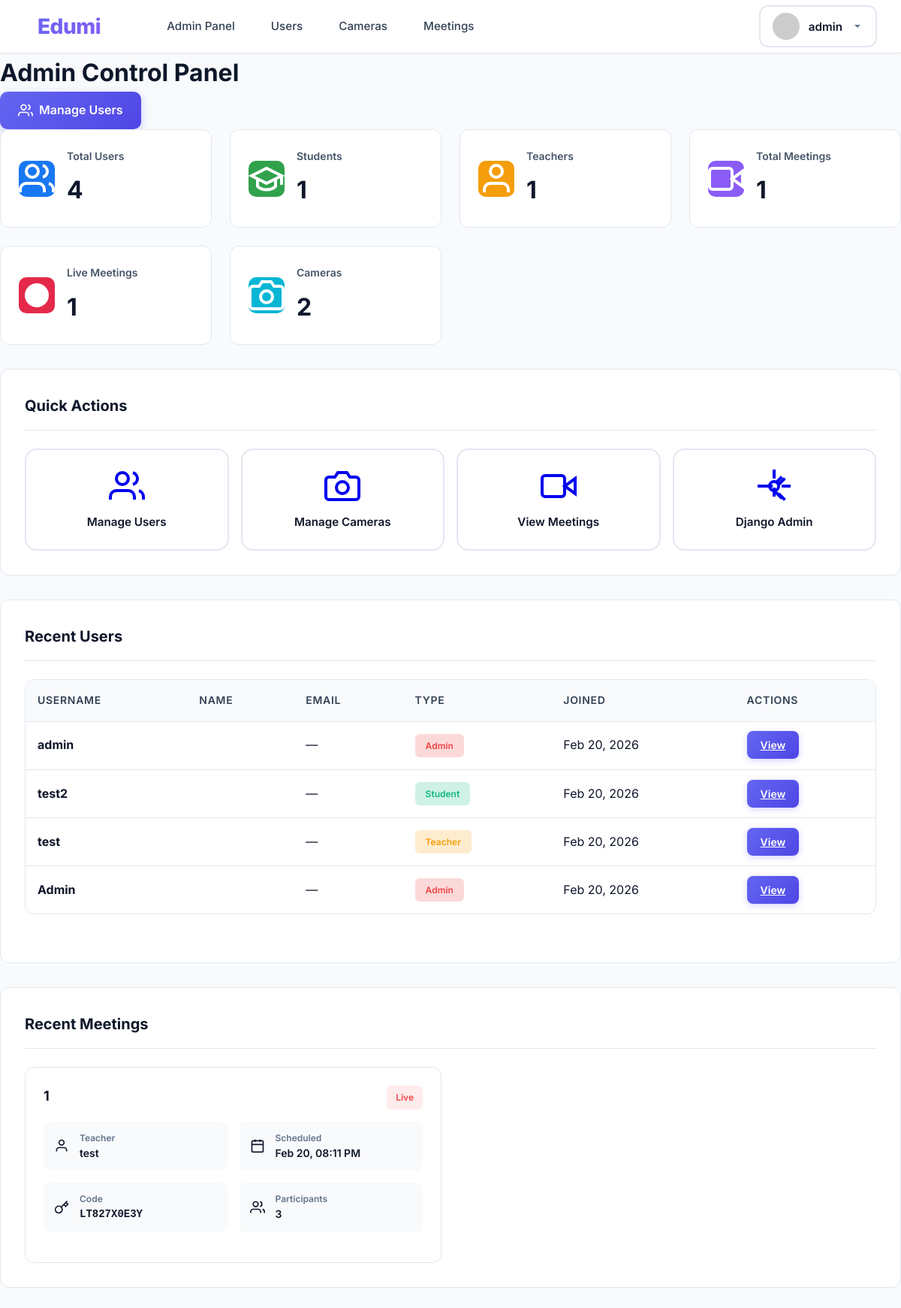
The app's page /accounts/admin-panel/ (signed in), older data.
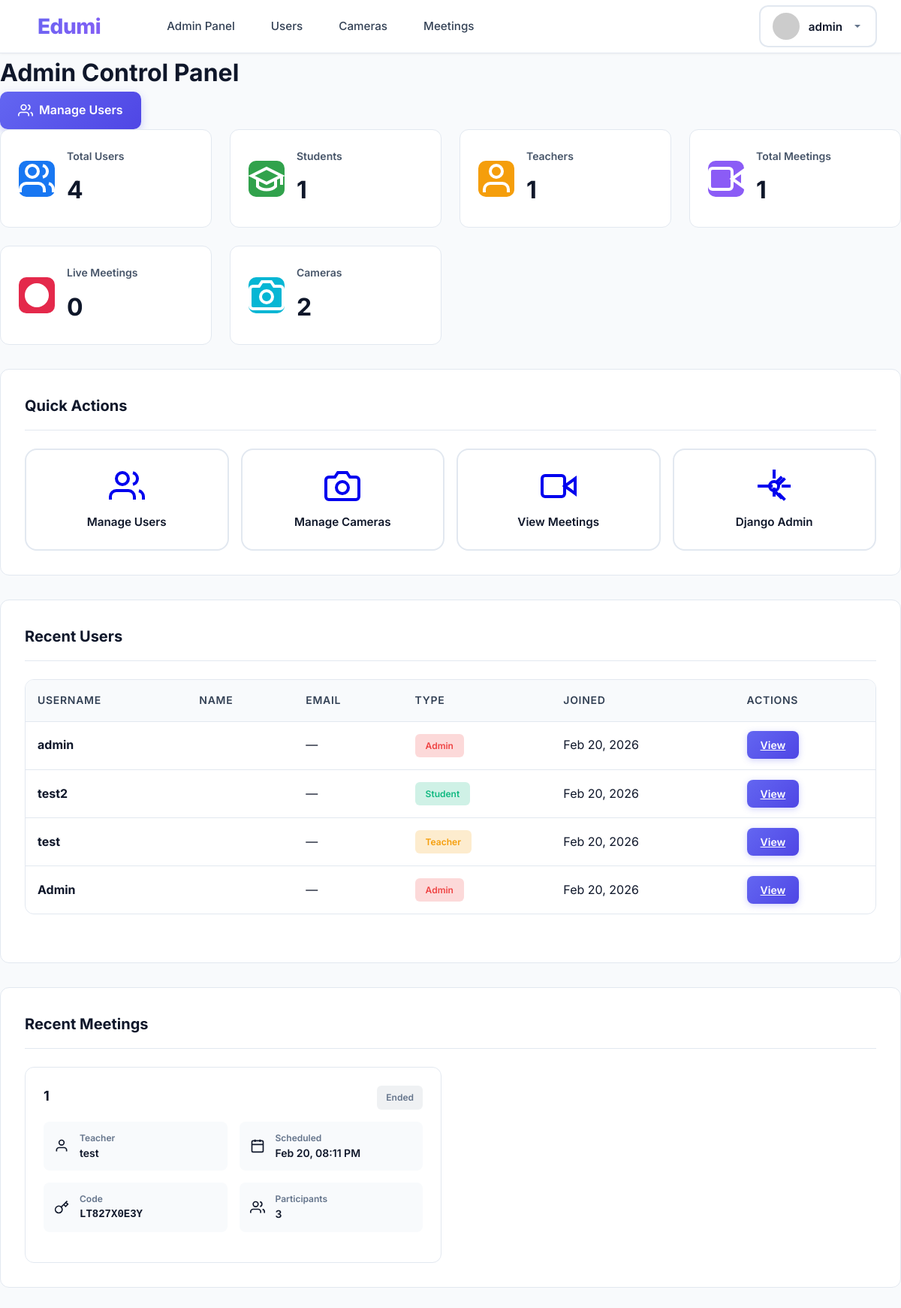
The same page, newer data.
### accounts/models.py (models this page shows, shortened)
class UserProfile(models.Model):
    USER_TYPE_CHOICES = (
        ('student', 'Student'),
        ('teacher', 'Teacher'),
    )
    user = models.OneToOneField(User, on_delete=models.CASCADE)
    user_type = models.CharField(max_length=10, choices=USER_TYPE_CHOICES)
    bio = models.TextField(blank=True, null=True)
    phone = models.CharField(max_length=20, blank=True, null=True)
    date_of_birth = models.DateField(blank=True, null=True)
    address = models.TextField(blank=True, null=True)
    profile_picture = models.CharField(max_length=500, blank=True, null=True, default='https://ui-avatars.com/api/?name=User&background=1877f2&color=fff&size=200')
    student_id = models.CharField(max_length=20, blank=True, null=True)
    grade = models.CharField(max_length=20, blank=True, null=True)
    enrollment_date = models.DateField(blank=True, null=True)
    employee_id = models.CharField(max_length=20, blank=True, null=True)
    department = models.CharField(max_length=100, blank=True, null=True)
    specialization = models.CharField(max_length=200, blank=True, null=True)
    join_date = models.DateField(blank=True, null=True)
    linkedin = models.URLField(blank=True, null=True)
    twitter = models.URLField(blank=True, null=True)
    website = models.URLField(blank=True, null=True)
    created_at = models.DateTimeField(auto_now_add=True, null=True)
    updated_at = models.DateTimeField(auto_now=True)

### meetings/models.py (models this page shows, shortened)
class Meeting(models.Model):
    STATUS_CHOICES = [
        ('scheduled', 'Scheduled'),
        ('live', 'Live'),
        ('ended', 'Ended'),
        ('cancelled', 'Cancelled'),
    ]
    title = models.CharField(max_length=200)
    description = models.TextField(blank=True)
    teacher = models.ForeignKey(User, on_delete=models.CASCADE, related_name='hosted_meetings')
    meeting_code = models.CharField(max_length=20, unique=True)
    scheduled_time = models.DateTimeField()
    duration_minutes = models.IntegerField(default=60)
    status = models.CharField(max_length=20, choices=STATUS_CHOICES, default='scheduled')
    max_participants = models.IntegerField(default=100)
    allow_screen_share = models.BooleanField(default=True)
    allow_chat = models.BooleanField(default=True)
    record_meeting = models.BooleanField(default=False)
    created_at = models.DateTimeField(auto_now_add=True)
    updated_at = models.DateTimeField(auto_now=True)
    class Meta:
        ordering = ['-scheduled_time']

### accounts/views.py (the view)
# urls.py: path('admin-panel/', views.admin_panel, name='admin_panel'),
@login_required
def admin_panel(request):
    if request.user.username != 'Admin' and not request.user.is_superuser:
        return redirect('login')
    total_users = User.objects.count()
    total_students = UserProfile.objects.filter(user_type='student').count()
    total_teachers = UserProfile.objects.filter(user_type='teacher').count()
    total_meetings = Meeting.objects.count()
    live_meetings = Meeting.objects.filter(status='live').count()
    total_cameras = Camera.objects.count()
    recent_users = User.objects.order_by('-date_joined')[:10]
    all_meetings = Meeting.objects.all()[:20]
    all_cameras = Camera.objects.all()
    context = {
        'total_users': total_users,
        'total_students': total_students,
        'total_teachers': total_teachers,
        'total_meetings': total_meetings,
        'live_meetings': live_meetings,
        'total_cameras': total_cameras,
        'recent_users': recent_users,
        'all_meetings': all_meetings,
        'all_cameras': all_cameras,
    }
    return render(request, 'accounts/admin_panel.html', context)

### templates/accounts/admin_panel.html
{% extends 'base.html' %}
{% load static %}
{% block content %}
<div class="admin-container">
    <div class="admin-header">
        <h1>Admin Control Panel</h1>
        <a href="{% url 'user_management' %}" class="btn-add-camera"><span class="icon"><svg xmlns="http://www.w3.org/2000/svg" viewBox="0 0 24 24" fill="none" stroke="currentColor" stroke-width="2"><path d="M17 21v-2a4 4 0 0 0-4-4H5a4 4 0 0 0-4 4v2"></path><circle cx="9" cy="7" r="4"></circle><path d="M23 21v-2a4 4 0 0 0-3-3.87"></path><path d="M16 3.13a4 4 0 0 1 0 7.75"></path></svg></span> Manage Users</a>
    </div>
    <div class="dashboard-grid">
        <div class="stat-card">
            <div class="stat-icon" style="background: #1877f2;">
                <span class="icon icon-xl"><svg xmlns="http://www.w3.org/2000/svg" viewBox="0 0 24 24" fill="none" stroke="currentColor" stroke-width="2"><path d="M17 21v-2a4 4 0 0 0-4-4H5a4 4 0 0 0-4 4v2"></path><circle cx="9" cy="7" r="4"></circle><path d="M23 21v-2a4 4 0 0 0-3-3.87"></path><path d="M16 3.13a4 4 0 0 1 0 7.75"></path></svg></span>
            </div>
            <div class="stat-info">
                <h3>Total Users</h3>
                <p class="stat-number">{{ total_users }}</p>
            </div>
        </div>
        <div class="stat-card">
            <div class="stat-icon" style="background: #31a24c;">
                <span class="icon icon-xl"><svg xmlns="http://www.w3.org/2000/svg" viewBox="0 0 24 24" fill="none" stroke="currentColor" stroke-width="2"><path d="M22 10v6M2 10l10-5 10 5-10 5z"></path><path d="M6 12v5c3 3 9 3 12 0v-5"></path></svg></span>
            </div>
            <div class="stat-info">
                <h3>Students</h3>
                <p class="stat-number">{{ total_students }}</p>
            </div>
        </div>
        <div class="stat-card">
            <div class="stat-icon" style="background: #f59e0b;">
                <span class="icon icon-xl"><svg xmlns="http://www.w3.org/2000/svg" viewBox="0 0 24 24" fill="none" stroke="currentColor" stroke-width="2"><path d="M20 21v-2a4 4 0 0 0-4-4H8a4 4 0 0 0-4 4v2"></path><circle cx="12" cy="7" r="4"></circle></svg></span>
            </div>
            <div class="stat-info">
                <h3>Teachers</h3>
                <p class="stat-number">{{ total_teachers }}</p>
            </div>
        </div>
        <div class="stat-card">
            <div class="stat-icon" style="background: #8b5cf6;">
                <span class="icon icon-xl"><svg xmlns="http://www.w3.org/2000/svg" viewBox="0 0 24 24" fill="none" stroke="currentColor" stroke-width="2"><polygon points="23 7 16 12 23 17 23 7"></polygon><rect x="1" y="5" width="15" height="14" rx="2" ry="2"></rect></svg></span>
            </div>
            <div class="stat-info">
                <h3>Total Meetings</h3>
                <p class="stat-number">{{ total_meetings }}</p>
            </div>
        </div>
        <div class="stat-card">
            <div class="stat-icon" style="background: #e4294b;">
                <span class="icon icon-xl"><svg xmlns="http://www.w3.org/2000/svg" viewBox="0 0 24 24" fill="currentColor"><circle cx="12" cy="12" r="8"></circle></svg></span>
            </div>
            <div class="stat-info">
                <h3>Live Meetings</h3>
                <p class="stat-number">{{ live_meetings }}</p>
            </div>
        </div>
        <div class="stat-card">
            <div class="stat-icon" style="background: #06b6d4;">
                <span class="icon icon-xl"><svg xmlns="http://www.w3.org/2000/svg" viewBox="0 0 24 24" fill="none" stroke="currentColor" stroke-width="2"><path d="M23 19a2 2 0 0 1-2 2H3a2 2 0 0 1-2-2V8a2 2 0 0 1 2-2h4l2-3h6l2 3h4a2 2 0 0 1 2 2z"></path><circle cx="12" cy="13" r="4"></circle></svg></span>
            </div>
            <div class="stat-info">
                <h3>Cameras</h3>
                <p class="stat-number">{{ total_cameras }}</p>
            </div>
        </div>
    </div>
    <div class="admin-section">
        <h2>Quick Actions</h2>
        <div class="action-buttons">
            <a href="{% url 'user_management' %}" class="action-btn" style="text-decoration: none;">
                <span class="icon icon-xl"><svg xmlns="http://www.w3.org/2000/svg" viewBox="0 0 24 24" fill="none" stroke="currentColor" stroke-width="2"><path d="M17 21v-2a4 4 0 0 0-4-4H5a4 4 0 0 0-4 4v2"></path><circle cx="9" cy="7" r="4"></circle><path d="M23 21v-2a4 4 0 0 0-3-3.87"></path><path d="M16 3.13a4 4 0 0 1 0 7.75"></path></svg></span>
                <p>Manage Users</p>
            </a>
            <a href="{% url 'admin_dashboard' %}" class="action-btn" style="text-decoration: none;">
                <span class="icon icon-xl"><svg xmlns="http://www.w3.org/2000/svg" viewBox="0 0 24 24" fill="none" stroke="currentColor" stroke-width="2"><path d="M23 19a2 2 0 0 1-2 2H3a2 2 0 0 1-2-2V8a2 2 0 0 1 2-2h4l2-3h6l2 3h4a2 2 0 0 1 2 2z"></path><circle cx="12" cy="13" r="4"></circle></svg></span>
                <p>Manage Cameras</p>
            </a>
            <a href="{% url 'teacher_meetings' %}" class="action-btn" style="text-decoration: none;">
                <span class="icon icon-xl"><svg xmlns="http://www.w3.org/2000/svg" viewBox="0 0 24 24" fill="none" stroke="currentColor" stroke-width="2"><polygon points="23 7 16 12 23 17 23 7"></polygon><rect x="1" y="5" width="15" height="14" rx="2" ry="2"></rect></svg></span>
                <p>View Meetings</p>
            </a>
            <a href="/admin/" class="action-btn" style="text-decoration: none;">
                <span class="icon icon-xl"><svg xmlns="http://www.w3.org/2000/svg" viewBox="0 0 24 24" fill="none" stroke="currentColor" stroke-width="2"><circle cx="12" cy="12" r="3"></circle><path d="M12 1v6m0 6v6m5.2-13.2l-4.2 4.2m0 6l4.2 4.2M23 12h-6m-6 0H1m18.2-5.2l-4.2 4.2m0 6l4.2 4.2"></path></svg></span>
                <p>Django Admin</p>
            </a>
        </div>
    </div>
    <div class="admin-section">
        <h2>Recent Users</h2>
        <div class="users-table">
            <table>
                <thead>
                    <tr>
                        <th>Username</th>
                        <th>Name</th>
                        <th>Email</th>
                        <th>Type</th>
                        <th>Joined</th>
                        <th>Actions</th>
                    </tr>
                </thead>
                <tbody>
                    {% for user in recent_users %}
                    <tr>
                        <td><strong>{{ user.username }}</strong></td>
                        <td>{{ user.first_name }} {{ user.last_name }}</td>
                        <td>{{ user.email|default:"—" }}</td>
                        <td>
                            {% if user.userprofile %}
                            <span class="badge badge-{{ user.userprofile.user_type }}">{{ user.userprofile.get_user_type_display }}</span>
                            {% else %}
                            <span class="badge badge-admin">Admin</span>
                            {% endif %}
                        </td>
                        <td>{{ user.date_joined|date:"M d, Y" }}</td>
                        <td>
                            <a href="{% url 'profile_view' user.username %}" class="btn-small">View</a>
                        </td>
                    </tr>
                    {% endfor %}
                </tbody>
            </table>
        </div>
    </div>
    <div class="admin-section">
        <h2>Recent Meetings</h2>
        <div class="meetings-list">
            {% for meeting in all_meetings %}
            <div class="meeting-card status-{{ meeting.status }}">
                <div class="meeting-header-info">
                    <h3>{{ meeting.title }}</h3>
                    <span class="meeting-status status-{{ meeting.status }}">{{ meeting.get_status_display }}</span>
                </div>
                <div class="meeting-details-grid">
                    <div class="detail-item-small">
                        <span class="icon"><svg xmlns="http://www.w3.org/2000/svg" viewBox="0 0 24 24" fill="none" stroke="currentColor" stroke-width="2"><path d="M20 21v-2a4 4 0 0 0-4-4H8a4 4 0 0 0-4 4v2"></path><circle cx="12" cy="7" r="4"></circle></svg></span>
                        <div>
                            <p class="label">Teacher</p>
                            <p class="value">{{ meeting.teacher.username }}</p>
                        </div>
                    </div>
                    <div class="detail-item-small">
                        <span class="icon"><svg xmlns="http://www.w3.org/2000/svg" viewBox="0 0 24 24" fill="none" stroke="currentColor" stroke-width="2"><rect x="3" y="4" width="18" height="18" rx="2" ry="2"></rect><line x1="16" y1="2" x2="16" y2="6"></line><line x1="8" y1="2" x2="8" y2="6"></line><line x1="3" y1="10" x2="21" y2="10"></line></svg></span>
                        <div>
                            <p class="label">Scheduled</p>
                            <p class="value">{{ meeting.scheduled_time|date:"M d, h:i A" }}</p>
                        </div>
                    </div>
                    <div class="detail-item-small">
                        <span class="icon"><svg xmlns="http://www.w3.org/2000/svg" viewBox="0 0 24 24" fill="none" stroke="currentColor" stroke-width="2"><path d="M21 2l-2 2m-7.61 7.61a5.5 5.5 0 1 1-7.778 7.778 5.5 5.5 0 0 1 7.777-7.777zm0 0L15.5 7.5m0 0l3 3L22 7l-3-3m-3.5 3.5L19 4"></path></svg></span>
                        <div>
                            <p class="label">Code</p>
                            <p class="value code">{{ meeting.meeting_code }}</p>
                        </div>
                    </div>
                    <div class="detail-item-small">
                        <span class="icon"><svg xmlns="http://www.w3.org/2000/svg" viewBox="0 0 24 24" fill="none" stroke="currentColor" stroke-width="2"><path d="M17 21v-2a4 4 0 0 0-4-4H5a4 4 0 0 0-4 4v2"></path><circle cx="9" cy="7" r="4"></circle><path d="M23 21v-2a4 4 0 0 0-3-3.87"></path><path d="M16 3.13a4 4 0 0 1 0 7.75"></path></svg></span>
                        <div>
                            <p class="label">Participants</p>
                            <p class="value">{{ meeting.participants.count }}</p>
                        </div>
                    </div>
                </div>
            </div>
            {% endfor %}
        </div>
    </div>
</div>
{% endblock %}

### templates/base.html (shortened to what this page needs)
<!DOCTYPE html>
<html lang="en">
<head>
    {% load static %}
    <link rel="stylesheet" href="{% static 'css/main.css' %}">
</head>
<body>
    <nav>
        <div class="nav-container">
            {% if user.is_authenticated %}
            <div class="nav-left">
                <a href="{% url 'home' %}" class="nav-brand">Edumi</a>
                {% if user.username == 'Admin' or user.is_superuser %}
                <a href="{% url 'admin_panel' %}">Admin Panel</a>
                <a href="{% url 'user_management' %}">Users</a>
                <a href="{% url 'admin_dashboard' %}">Cameras</a>
                <a href="{% url 'teacher_meetings' %}">Meetings</a>
                {% elif user.userprofile.user_type == 'teacher' %}
                <a href="{% url 'teacher_dashboard' %}">Dashboard</a>
                <a href="{% url 'admin_dashboard' %}">Cameras</a>
                <a href="{% url 'teacher_meetings' %}">Meetings</a>
                <a href="{% url 'create_meeting' %}">+ New Meeting</a>
                {% elif user.userprofile.user_type == 'student' %}
                <a href="{% url 'student_dashboard' %}">Dashboard</a>
                <a href="{% url 'live_monitor' %}">Live Cameras</a>
                <a href="{% url 'student_meetings' %}">Meetings</a>
                {% endif %}
            </div>
            <div class="nav-right">
                <div class="nav-profile-dropdown">
                    <button class="nav-profile-btn" onclick="toggleProfileDropdown()">
                        <div class="profile-avatar-small">
                            <img src="https://ui-avatars.com/api/?name={{ user.username }}&background=6366f1&color=fff&size=40"
                                alt="{{ user.username }}">
                        </div>
                        <span class="profile-name">{{ user.username }}</span>
                        <svg class="dropdown-arrow" width="16" height="16" viewBox="0 0 16 16" fill="currentColor">
                            <path d="M4 6l4 4 4-4z" />
                        </svg>
                    </button>
                </div>
            </div>
            {% endif %}
        </div>
    </nav>
    {% block content %}{% endblock %}
</body>
</html>

Row changes from the older to the newer data that the page shows:
changed Meeting "Feb 20, 08:11 PM": status "Live" → "Ended"
Text that changed along with them:
{{ live_meetings }}: "1" → "0"
